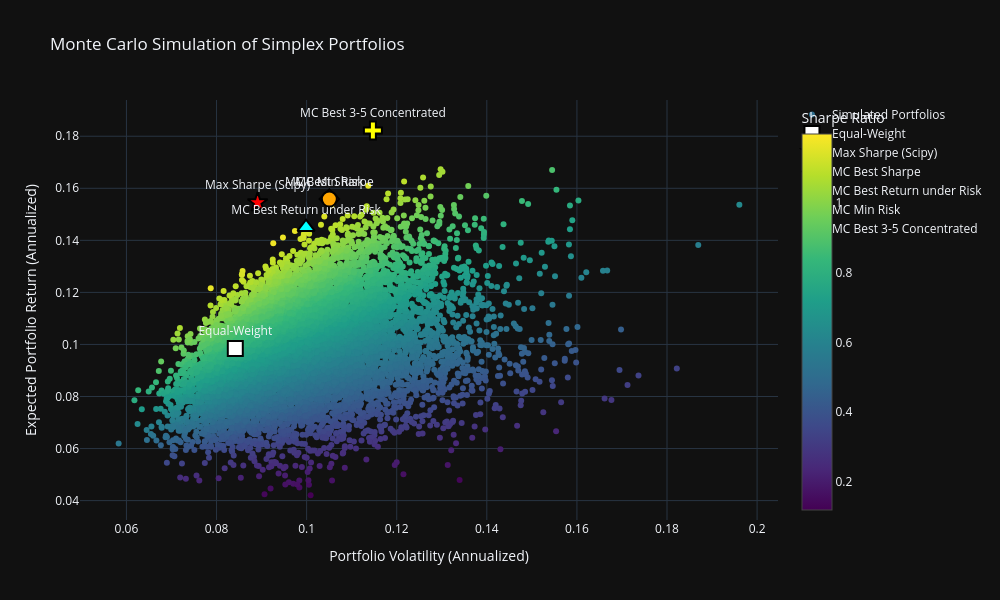

Write notebook code for a chart like this one.
### Code cell
# Cell: Visualize Simulated Random Portfolios
import plotly.graph_objects as go

fig = go.Figure()

# Plot simulated portfolios
fig.add_trace(go.Scatter(
    x=portfolios_df["portfolio_volatility"],
    y=portfolios_df["expected_return"],
    mode="markers",
    marker=dict(
        color=portfolios_df["sharpe_ratio"],
        colorscale="Viridis",
        showscale=True,
        colorbar=dict(title="Sharpe Ratio")
    ),
    text=portfolios_df["fail_reason"],
    hoverinfo="x+y+text",
    name="Simulated Portfolios"
))

# Mark special portfolios
special_ports = [
    ("Equal-Weight", weights_table["equal_weight"], "white", "square"),
    ("Max Sharpe (Scipy)", weights_table["max_sharpe"], "red", "star"),
    ("MC Best Sharpe", weights_table["mc_max_sharpe"], "magenta", "diamond"),
    ("MC Best Return under Risk", weights_table["mc_max_ret_under_risk"], "cyan", "triangle-up"),
    ("MC Min Risk", weights_table["mc_min_risk"], "orange", "circle"),
    ("MC Best 3-5 Concentrated", weights_table["mc_best_concentrated_3_5"], "yellow", "cross")
]

for name, w, color, symbol_shape in special_ports:
    summary = generate_portfolio_summary(w, expected_returns, cov_matrix)
    fig.add_trace(go.Scatter(
        x=[summary["annualized_volatility"]],
        y=[summary["expected_return"]],
        mode="markers+text",
        text=[name],
        textposition="top center",
        marker=dict(color=color, size=15, symbol=symbol_shape, line=dict(color="black", width=2)),
        name=name
))

fig.update_layout(
    title="Monte Carlo Simulation of Simplex Portfolios",
    xaxis_title="Portfolio Volatility (Annualized)",
    yaxis_title="Expected Portfolio Return (Annualized)",
    template="plotly_dark",
    width=1000,
    height=600
)

fig.show()

### Figure 1 — Plotly figure (JSON) as saved in the notebook; plotly's stock layout.template omitted (floating-point values rounded to 4 significant figures; data arrays with more than 128 entries replaced by an {"elided": "..."} marker saying what was removed)
{"data": [{"hoverinfo": "x+y+text", "marker": {"color": {"elided": "10000 float values"}, "colorbar": {"title": {"text": "Sharpe Ratio"}}, "colorscale": [[0, "#440154"], [0.1111, "#482878"], [0.2222, "#3e4989"], [0.3333, "#31688e"], [0.4444, "#26828e"], [0.5556, "#1f9e89"], [0.6667, "#35b779"], [0.7778, "#6ece58"], [0.8889, "#b5de2b"], [1, "#fde725"]], "showscale": true}, "mode": "markers", "name": "Simulated Portfolios", "text": {"elided": "10000 str values"}, "type": "scatter", "x": {"elided": "10000 float values"}, "y": {"elided": "10000 float values"}}, {"marker": {"color": "white", "line": {"color": "black", "width": 2}, "size": 15, "symbol": "square"}, "mode": "markers+text", "name": "Equal-Weight", "text": ["Equal-Weight"], "textposition": "top center", "type": "scatter", "x": [0.08416], "y": [0.09845]}, {"marker": {"color": "red", "line": {"color": "black", "width": 2}, "size": 15, "symbol": "star"}, "mode": "markers+text", "name": "Max Sharpe (Scipy)", "text": ["Max Sharpe (Scipy)"], "textposition": "top center", "type": "scatter", "x": [0.08912], "y": [0.1545]}, {"marker": {"color": "magenta", "line": {"color": "black", "width": 2}, "size": 15, "symbol": "diamond"}, "mode": "markers+text", "name": "MC Best Sharpe", "text": ["MC Best Sharpe"], "textposition": "top center", "type": "scatter", "x": [0.105], "y": [0.1559]}, {"marker": {"color": "cyan", "line": {"color": "black", "width": 2}, "size": 15, "symbol": "triangle-up"}, "mode": "markers+text", "name": "MC Best Return under Risk", "text": ["MC Best Return under Risk"], "textposition": "top center", "type": "scatter", "x": [0.09988], "y": [0.1451]}, {"marker": {"color": "orange", "line": {"color": "black", "width": 2}, "size": 15, "symbol": "circle"}, "mode": "markers+text", "name": "MC Min Risk", "text": ["MC Min Risk"], "textposition": "top center", "type": "scatter", "x": [0.105], "y": [0.1559]}, {"marker": {"color": "yellow", "line": {"color": "black", "width": 2}, "size": 15, "symbol": "cross"}, "mode": "markers+text", "name": "MC Best 3-5 Concentrated", "text": ["MC Best 3-5 Concentrated"], "textposition": "top center", "type": "scatter", "x": [0.1147], "y": [0.1823]}], "layout": {"height": 600, "title": {"text": "Monte Carlo Simulation of Simplex Portfolios"}, "width": 1000, "xaxis": {"autorange": true, "range": [0.04967, 0.2047], "title": {"text": "Portfolio Volatility (Annualized)"}, "type": "linear"}, "yaxis": {"autorange": true, "range": [0.03255, 0.1939], "title": {"text": "Expected Portfolio Return (Annualized)"}, "type": "linear"}}}
